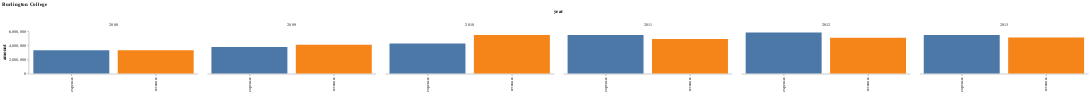

Notebook code for this chart:
### Markdown cell above
If we wanted to drill down further, we might want to plot these numbers side by side with enrollment numbers to see how those compare.

Also, note that `Vermont State Colleges - Office of the Chancellor` chart. If we were going to use overall tuition numbers for any of the Vermont State Colleges, we'd definitely want to check in on why some tuition is getting put in that bucket, rather than assigned to a particular school.

For now, let's move on and look at expenses and revenues.

Note that the following is a hack-y workaround for an [Altair faceting issue](https://github.com/altair-viz/altair/issues/991) (faceting a chart that is, itself, faceted throws an error). It will take a while to load. Hopefully this will be fixed in an upcoming Altair release.

### Code cell
finance_melt = finance.melt(
                id_vars=["UNITID","school","year"], 
                value_vars=["expenses","revenues"],
                var_name="category"
            )

base = alt.Chart(finance_melt).mark_bar(stroke='transparent').encode(
    alt.X('category:N', axis=alt.Axis(title='')),
#     x="year:O",
    alt.Y('sum(value):Q', axis=alt.Axis(title='amount', grid=False)),
#     y='sum(value):Q',
    color=alt.Color("category:N",legend=None),
    column="year:O"
).configure_view(
    stroke='transparent'
)

subplts = []
for school in finance_melt["school"].unique():
    subplts.append(base.transform_filter(datum.school==school).properties(
            title=school, height=100))

for plot in subplts:
    display(plot)

### Figure 1 — Vega-Lite specification as saved in the notebook (floating-point values rounded to 4 significant figures; data arrays with more than 128 entries replaced by an {"elided": "..."} marker saying what was removed)
{"$schema": "https://vega.github.io/schema/vega-lite/v2.6.0.json", "config": {"view": {"height": 300, "stroke": "transparent", "width": 400}}, "data": {"name": "data-68d9993c6e961200567f37741951b740"}, "datasets": {"data-68d9993c6e961200567f37741951b740": {"elided": "366 records"}}, "encoding": {"color": {"field": "category", "legend": null, "type": "nominal"}, "column": {"field": "year", "type": "ordinal"}, "x": {"axis": {"title": ""}, "field": "category", "type": "nominal"}, "y": {"aggregate": "sum", "axis": {"grid": false, "title": "amount"}, "field": "value", "type": "quantitative"}}, "height": 100, "mark": {"stroke": "transparent", "type": "bar"}, "title": "Burlington College", "transform": [{"filter": "(datum.school === 'Burlington College')"}]}
